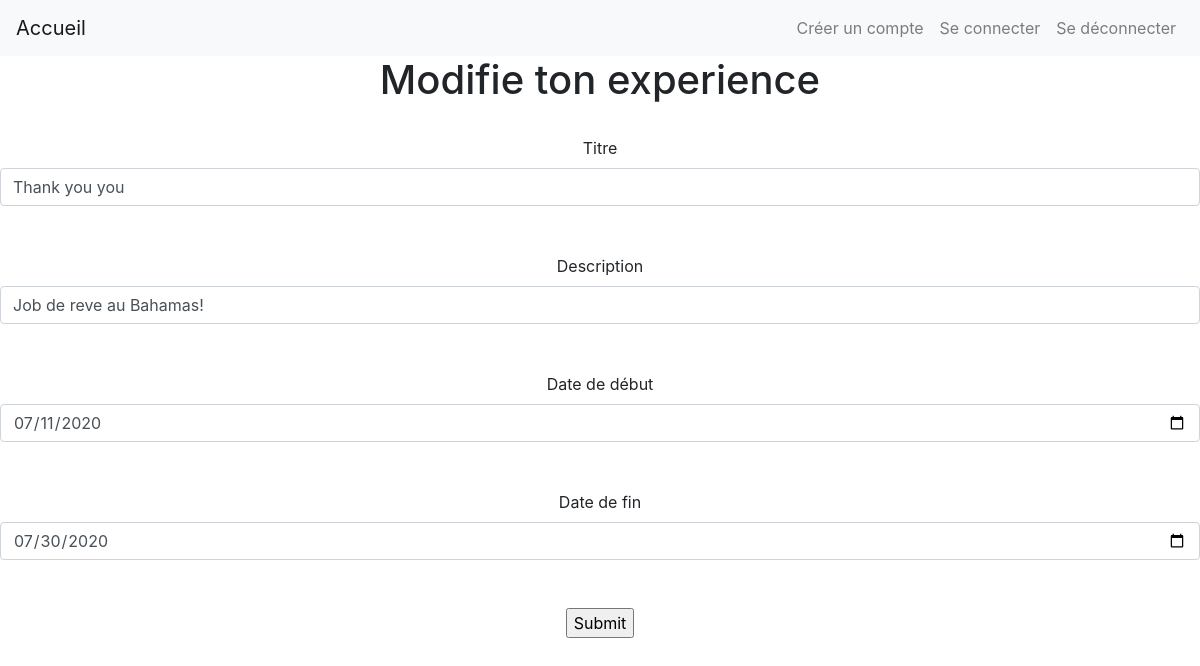
Screenshot of /cvamelie/editExperience.php?id=9 with the database file from the repository.
### tables this page shows
CREATE TABLE IF NOT EXISTS `experience` (
  `id` int(11) NOT NULL AUTO_INCREMENT,
  `titre` varchar(250) NOT NULL,
  `description` text NOT NULL,
  `date_debut` date NOT NULL,
  `date_fin` date DEFAULT NULL,
  PRIMARY KEY (`id`),
  UNIQUE KEY `experience_id_uindex` (`id`)
);

### cvamelie/functions.php (called while the page is built, shortened)
<?php
function getOneExperience($pdo,$id)
{
    $res = $pdo->prepare('SELECT * FROM experience WHERE id = :id');
    $res->execute(['id'=> $id]);
    return $res->fetch();
}

### cvamelie/editExperience.php (the view, shortened to what this page needs)
<?php
require('includes.php');
$idExperience = $_GET['id'];
$experience = getOneExperience($pdo, $idExperience);
?>
<html>
<head>
</head>
<body>
<div style="text-align: center">
    <h1 style="text-align:center">Modifie ton experience</h1><br>
    <form method="post" action="editExperience.php?id=<?php echo($experience['id']);?>" enctype="multipart/form-data">
        <label for="titre">Titre</label>
        <input name="titre" required value="<?php echo($experience['titre']) ?>" class="form-control"><br><br>
        <label for="description">Description</label>
        <input name="description" required value="<?php echo($experience['description']) ?>" class="form-control"><br><br>
        <label for="date_debut">Date de début</label>
        <input name="date_debut" required type ="date"  value="<?php echo($experience['date_debut']) ?>" class="form-control"><br><br>
        <label for="date_fin">Date de fin</label>
        <input name="date_fin" required type ="date"  value="<?php echo($experience['date_fin']) ?>" class="form-control"><br><br>
        <input type="submit">
    </form>
</div>
</body>
</html>

### planets/style.css (style rules this page uses)
h1 { text-align: center; margin-bottom: 1rem; }

### rows the page displays
experience: titre "Thank you you", description "Job de reve au Bahamas!", date_debut "07/11/2020", date_fin "07/30/2020"
